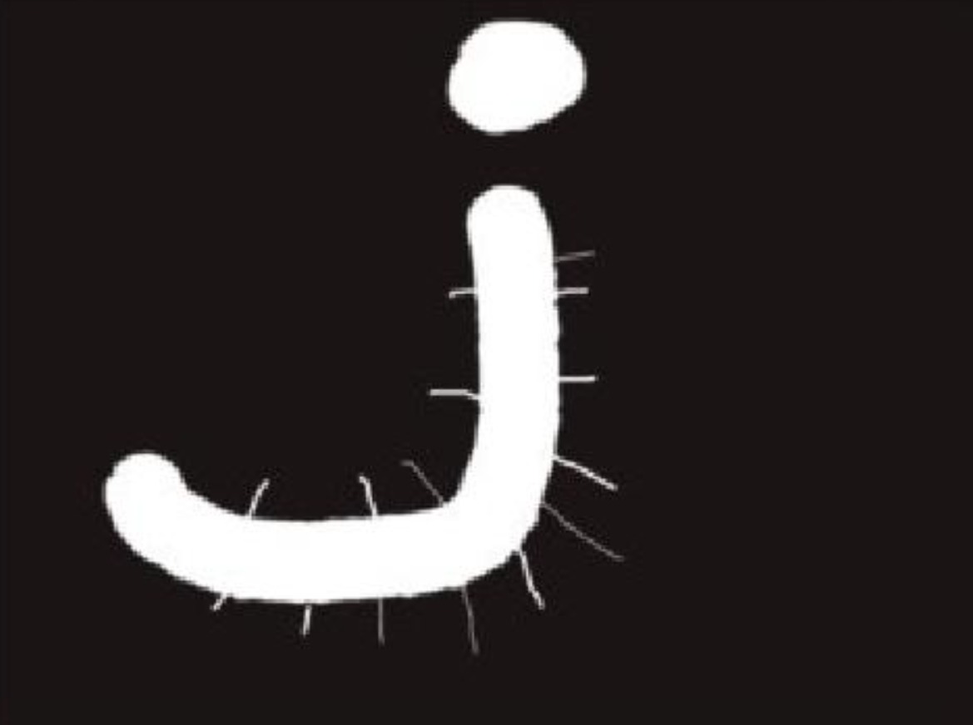
#> input picture litera_j.png, 973 x 725 px, shrunk from 1169 x 872 before the run, found by its file name
$ python Image_processing.py
#> lines starting #> are read from the running program, lines starting #| are printed output that depends on the picture
# -*- coding: utf-8 -*-


import numpy as np
import matplotlib.pyplot as plt

se1 = np.ones((1,5))

#afisarea continutului variabilei se1
print('se1 =', se1)

# define another structurant element: V4 si V8
V4 = np.array([[1,0,0],[0,1,0],[0,0,1]])
V8 = np.ones((3,3))

print('V4 =', V4)
print('V8 =', V8)

path1 = r'D:\Laboratoare\Laborator_5'
img = plt.imread(path1 + '/litera_j.png')
#> img is the input picture: shape (725, 973, 3) float32; mean R, G, B 0.196, 0.175, 0.175

# transforma imaginea originala in imagine cu un singur plan
s = img.shape
#> s = (725, 973, 3)
gri = np.zeros((s[0],s[1]), dtype = 'uint8')
gri = 0.299 *img[:,:,0] + 0.587 * img[:,:,1] + 0.114 * img[:,:,2]

# transforma in imagine binara
# binarizarea se poate face cu functia creata in laboratorul de modificare a contrastului
# sau

prag = 0.1
img_bi = np.zeros(gri.shape, dtype = 'uint8')
img_bi[gri >= prag]= 255

#afisarea imaginii binare
plt.imshow(img_bi, cmap = 'gray')
plt.title('imaginea binara')
plt.figure()
plt.subplot(1,3,1), plt.imshow(img), plt.title('orig')
plt.subplot(1,3,2), plt.imshow(gri, cmap = 'gray'),plt.title('gray_level')
plt.subplot(1,3,3), plt.imshow(img_bi, cmap = 'gray'),plt.title('binara')

import scipy.ndimage.morphology as morpho
se1 = np.ones((1,5))
# erodarea imaginii folosind elementul structurant se1
er_se1 = morpho.binary_erosion(img_bi, se1)
plt.imshow(er_se1, cmap = 'gray')

plt.figure()
plt.subplot(1,2,1), plt.imshow(img_bi, cmap = 'gray'),plt.title('binara')
plt.subplot(1,2,2), plt.imshow(er_se1, cmap = 'gray'),plt.title('erodata')

# schimba elementul structurant

import scipy.ndimage.morphology as morpho
se2 = np.ones((10,1))
# erodarea imaginii folosind elementul structurant se1
er_se2 = morpho.binary_erosion(img_bi, se2)
plt.imshow(er_se2, cmap = 'gray')

plt.figure()
plt.subplot(1,2,1), plt.imshow(img_bi, cmap = 'gray'),plt.title('binara')
plt.subplot(1,2,2), plt.imshow(er_se2, cmap = 'gray'),plt.title('erodata')


# schimba elementul structurant cu V8

import scipy.ndimage.morphology as morpho
# erodarea imaginii folosind elementul structurant se1
er1 = morpho.binary_erosion(img_bi, V8)
plt.imshow(er1, cmap = 'gray')

plt.figure()
plt.subplot(1,2,1), plt.imshow(img_bi, cmap = 'gray'),plt.title('binara')
plt.subplot(1,2,2), plt.imshow(er1, cmap = 'gray'),plt.title('erodata')

# schimba elementul structurant cu ones(11,11)

import scipy.ndimage.morphology as morpho
# erodarea imaginii folosind elementul structurant se1
se3 = np.ones((11,11))
er2 = morpho.binary_erosion(img_bi, se3)

plt.figure()
plt.subplot(1,2,1), plt.imshow(img_bi, cmap = 'gray'),plt.title('binara')
plt.subplot(1,2,2), plt.imshow(er2, cmap = 'gray'),plt.title('erosion')

import scipy.ndimage.morphology as morpho
# erodarea imaginii folosind elementul structurant se1
se4 = np.ones((20,20))
er2 = morpho.binary_erosion(img_bi, se4)

plt.figure()
plt.subplot(1,2,1), plt.imshow(img_bi, cmap = 'gray'),plt.title('binara')
plt.subplot(1,2,2), plt.imshow(er2, cmap = 'gray'),plt.title('erosion')

# Part II.3: Dilation

dil = morpho.binary_dilation(img_bi,V8)
plt.figure()
plt.subplot(1,2,1), plt.imshow(img_bi, cmap = 'gray'),plt.title('binara')
plt.subplot(1,2,2), plt.imshow(dil, cmap = 'gray'),plt.title('dilated')


# to fill in the circle we can apply one more time the dilation operator

dil1 = morpho.binary_dilation(dil,V8)
plt.figure()
plt.subplot(1,2,1), plt.imshow(img_bi, cmap = 'gray'),plt.title('binara')
plt.subplot(1,2,2), plt.imshow(dil1, cmap = 'gray'),plt.title('dilatata2')

# Part II.3: Opening
se4 = np.ones((20,20))
opened = morpho.binary_opening(img_bi,se4)
plt.figure()
plt.subplot(1,2,1), plt.imshow(img_bi, cmap = 'gray'),plt.title('binara')
plt.subplot(1,2,2), plt.imshow(opened, cmap = 'gray'),plt.title('opened')


# Part II.4: Closing
se4 = np.ones((20,20))
closed = morpho.binary_closing(img_bi,se4)
plt.figure()
plt.subplot(1,2,1), plt.imshow(img_bi, cmap = 'gray'),plt.title('binara')
plt.subplot(1,2,2), plt.imshow(closed, cmap = 'gray'),plt.title('closed')
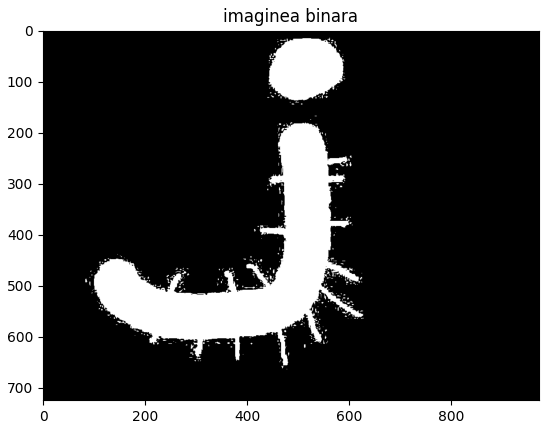
#> figure drawn by matplotlib, 1 panel
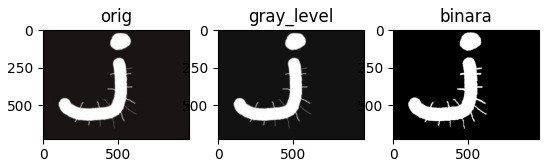
#> figure drawn by matplotlib, 3 panels
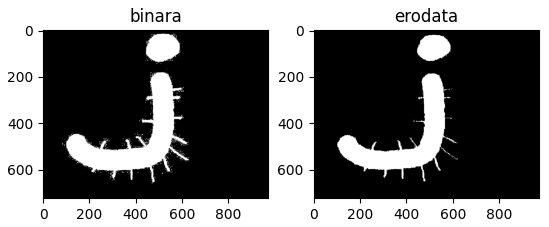
#> figure drawn by matplotlib, 2 panels
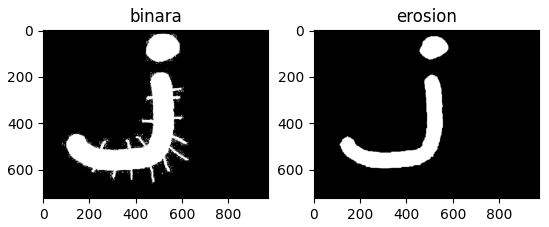
#> figure drawn by matplotlib, 2 panels
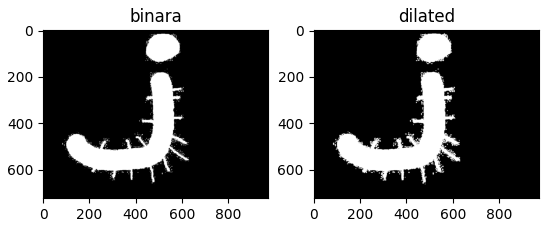
#> figure drawn by matplotlib, 2 panels
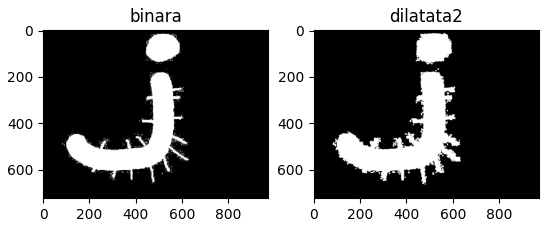
#> figure drawn by matplotlib, 2 panels
